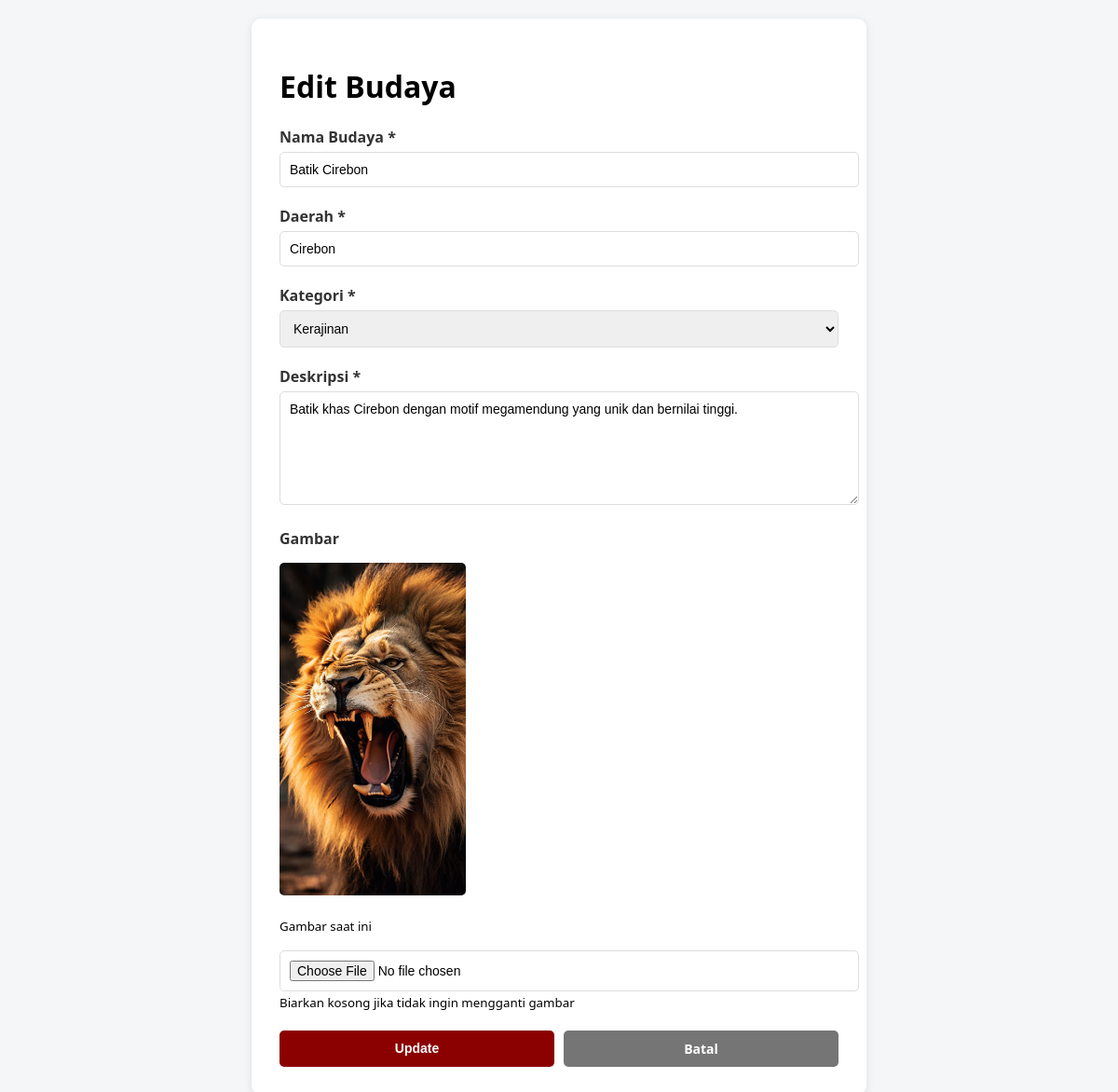
Screenshot of /php/admin/budaya_edit.php?id=8 with the database file from the repository.
### tables this page shows
CREATE TABLE `budaya` (
  `id` int(11) NOT NULL,
  `nama_budaya` varchar(100) NOT NULL,
  `daerah` varchar(100) NOT NULL,
  `kategori` enum('Tari','Musik','Kerajinan','Rumah Adat','Makanan','Lainnya') NOT NULL,
  `deskripsi` text DEFAULT NULL,
  `gambar` varchar(255) DEFAULT NULL,
  `created_at` timestamp NOT NULL DEFAULT current_timestamp(),
  `updated_at` timestamp NOT NULL DEFAULT current_timestamp() ON UPDATE current_timestamp()
);

### php/admin/budaya_edit.php (the view, shortened to what this page needs)
<?php
require("../konfig.php");
$id = isset($_GET['id']) ? $_GET['id'] : '';
$query = $koneksi->prepare("SELECT * FROM budaya WHERE id = ?");
$query->bind_param("i", $id);
$query->execute();
$result = $query->get_result();
$budaya = $result->fetch_assoc();
?>
<!DOCTYPE html>
<html lang="id">
<head>
    <link rel="stylesheet" href="../../css/admin.css">
</head>
<body>
    <div class="form-container">
        <h1>Edit Budaya</h1>
        <form method="POST" enctype="multipart/form-data">
            <div class="form-group">
                <label for="nama_budaya">Nama Budaya *</label>
                <input type="text" id="nama_budaya" name="nama_budaya" value="<?php echo htmlspecialchars($budaya['nama_budaya']); ?>" required>
            </div>
            <div class="form-group">
                <label for="daerah">Daerah *</label>
                <input type="text" id="daerah" name="daerah" value="<?php echo htmlspecialchars($budaya['daerah']); ?>" required>
            </div>
            <div class="form-group">
                <label for="kategori">Kategori *</label>
                <select id="kategori" name="kategori" required>
                    <option value="Kerajinan" <?php echo ($budaya['kategori'] == 'Kerajinan') ? 'selected' : ''; ?>>Kerajinan</option>
                </select>
            </div>
            <div class="form-group">
                <label for="deskripsi">Deskripsi *</label>
                <textarea id="deskripsi" name="deskripsi" required><?php echo htmlspecialchars($budaya['deskripsi']); ?></textarea>
            </div>
            <div class="form-group">
                <label for="gambar">Gambar</label>
                <?php if ($budaya['gambar']): ?>
                    <div>
                        <img src="../../<?php echo htmlspecialchars($budaya['gambar']); ?>" alt="Gambar Budaya" class="preview-image">
                        <p><small>Gambar saat ini</small></p>
                    </div>
                <?php endif; ?>
                <input type="file" id="gambar" name="gambar" accept="image/*">
                <small>Biarkan kosong jika tidak ingin mengganti gambar</small>
            </div>
            <div class="form-actions">
                <button type="submit">Update</button>
                <a href="budaya.php" class="btn-back">Batal</a>
            </div>
        </form>
    </div>
</body>
</html>

### css/admin.css (style rules this page uses)
body { margin: 0; font-family: "Segoe UI", sans-serif; background: #f4f6f8; display: flex; animation: fadeBody 0.8s ease-in; }

### php/admin/budaya_edit.php (style rules this page uses)
.form-container { max-width: 600px; margin: 20px auto; background: white; padding: 30px; border-radius: 10px; box-shadow: 0 2px 10px rgba(0,0,0,0.1); }
.form-group { margin-bottom: 20px; }
label { display: block; margin-bottom: 5px; font-weight: bold; color: #333; }
input, textarea, select { width: 100%; padding: 10px; border: 1px solid #ddd; border-radius: 5px; font-size: 14px; font-family: Arial, sans-serif; }
textarea { resize: vertical; min-height: 100px; }
.form-actions { display: flex; gap: 10px; }
button, .btn-back { padding: 10px 20px; border: none; border-radius: 5px; cursor: pointer; font-size: 14px; font-weight: bold; }
button { background-color: #8b0000; color: white; flex: 1; }
.btn-back { background-color: #757575; color: white; text-decoration: none; display: inline-block; text-align: center; flex: 1; }
.preview-image { max-width: 200px; margin-top: 10px; border-radius: 5px; }

### rows the page displays
budaya: nama_budaya "Batik Cirebon", daerah "Cirebon", kategori "Kerajinan", deskripsi "Batik khas Cirebon dengan motif megamendung yang unik dan bernilai tinggi.", gambar (picture)
